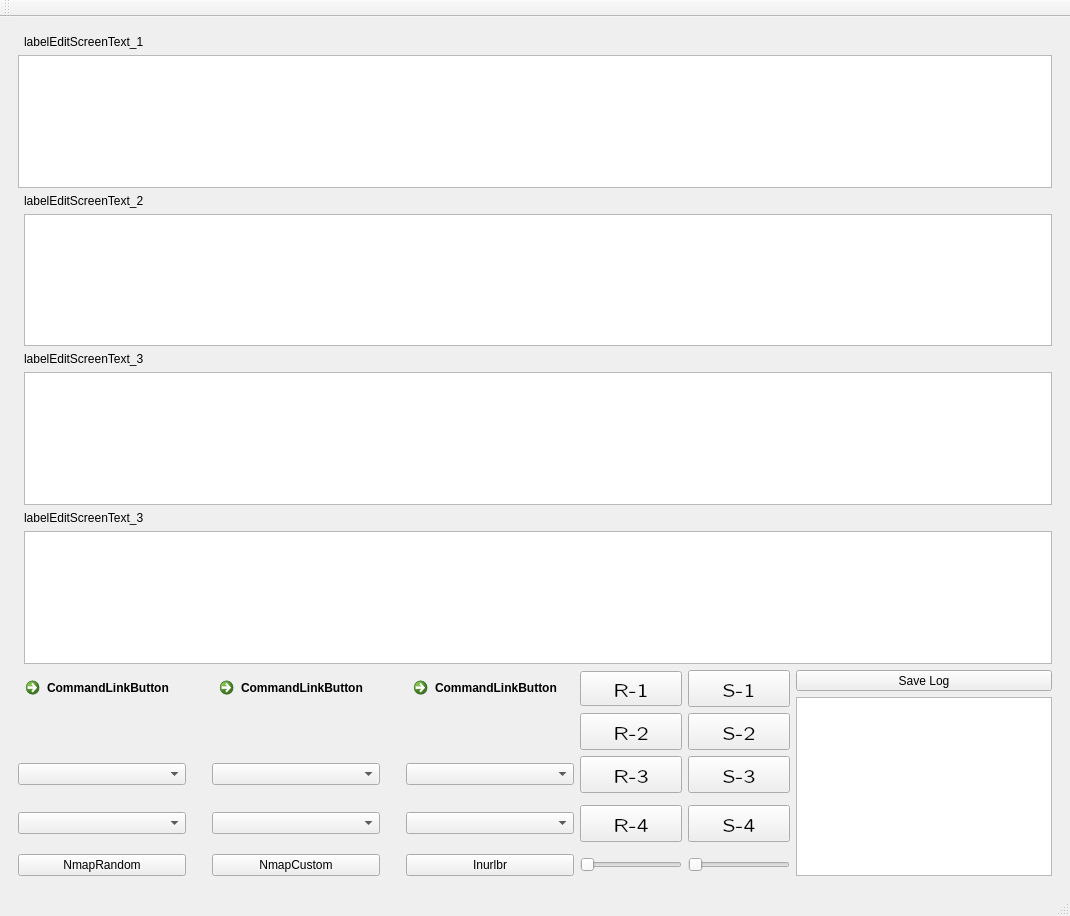
<?xml version="1.0" encoding="UTF-8"?>
<ui version="4.0">
 <class>MainWindow</class>
 <widget class="QMainWindow" name="MainWindow">
  <property name="geometry">
   <rect>
    <x>0</x>
    <y>0</y>
    <width>1070</width>
    <height>916</height>
   </rect>
  </property>
  <property name="windowTitle">
   <string>MainWindow</string>
  </property>
  <widget class="QWidget" name="centralwidget">
   <layout class="QGridLayout" name="gridLayout">
    <item row="0" column="0">
     <widget class="QStackedWidget" name="stackedWidget">
      <property name="currentIndex">
       <number>0</number>
      </property>
      <widget class="QWidget" name="page">
       <layout class="QGridLayout" name="gridLayout_6">
        <item row="0" column="0" colspan="6">
         <layout class="QGridLayout" name="gridLayout_13">
          <item row="0" column="0">
           <layout class="QGridLayout" name="gridLayout_4">
            <item row="8" column="0">
             <layout class="QFormLayout" name="formLayout_3">
              <property name="fieldGrowthPolicy">
               <enum>QFormLayout::AllNonFixedFieldsGrow</enum>
              </property>
              <item row="1" column="1">
               <widget class="QPlainTextEdit" name="plainTextEdit_3"/>
              </item>
              <item row="0" column="1">
               <widget class="QLabel" name="labelEditscreen_3">
                <property name="text">
                 <string>labelEditScreenText_3</string>
                </property>
               </widget>
              </item>
             </layout>
            </item>
            <item row="2" column="0">
             <layout class="QFormLayout" name="formLayout_1">
              <property name="fieldGrowthPolicy">
               <enum>QFormLayout::AllNonFixedFieldsGrow</enum>
              </property>
              <item row="2" column="0" colspan="2">
               <widget class="QPlainTextEdit" name="plainTextEdit_1"/>
              </item>
              <item row="1" column="1">
               <widget class="QLabel" name="labelEditscreen_1">
                <property name="text">
                 <string>labelEditScreenText_1</string>
                </property>
               </widget>
              </item>
             </layout>
            </item>
            <item row="11" column="0">
             <layout class="QFormLayout" name="formLayout_4">
              <property name="fieldGrowthPolicy">
               <enum>QFormLayout::AllNonFixedFieldsGrow</enum>
              </property>
              <item row="0" column="1">
               <widget class="QLabel" name="labelEditscreen_4">
                <property name="text">
                 <string>labelEditScreenText_3</string>
                </property>
               </widget>
              </item>
              <item row="1" column="1">
               <widget class="QPlainTextEdit" name="plainTextEdit_4"/>
              </item>
             </layout>
            </item>
            <item row="5" column="0">
             <layout class="QFormLayout" name="formLayout_2">
              <property name="fieldGrowthPolicy">
               <enum>QFormLayout::AllNonFixedFieldsGrow</enum>
              </property>
              <item row="0" column="1">
               <widget class="QLabel" name="labelEditscreen_2">
                <property name="text">
                 <string>labelEditScreenText_2</string>
                </property>
               </widget>
              </item>
              <item row="1" column="1">
               <widget class="QPlainTextEdit" name="plainTextEdit_2"/>
              </item>
             </layout>
            </item>
           </layout>
          </item>
         </layout>
        </item>
        <item row="1" column="0">
         <layout class="QGridLayout" name="gridLayout_12">
          <item row="1" column="0">
           <widget class="QCommandLinkButton" name="commandLinkButton">
            <property name="text">
             <string>CommandLinkButton</string>
            </property>
           </widget>
          </item>
          <item row="7" column="2">
           <widget class="QPushButton" name="pushButton_2">
            <property name="text">
             <string>NmapCustom</string>
            </property>
           </widget>
          </item>
          <item row="7" column="4">
           <widget class="QPushButton" name="pushButton_3">
            <property name="text">
             <string>Inurlbr</string>
            </property>
           </widget>
          </item>
          <item row="5" column="6">
           <widget class="QToolButton" name="SaveButtonText_4">
            <property name="sizePolicy">
             <sizepolicy hsizetype="Expanding" vsizetype="Fixed">
              <horstretch>0</horstretch>
              <verstretch>0</verstretch>
             </sizepolicy>
            </property>
            <property name="font">
             <font>
              <family>Latin Modern Sans Quotation</family>
              <pointsize>14</pointsize>
              <weight>50</weight>
              <italic>false</italic>
              <bold>false</bold>
             </font>
            </property>
            <property name="cursor">
             <cursorShape>PointingHandCursor</cursorShape>
            </property>
            <property name="styleSheet">
             <string notr="true">padding: 2px;
font: 14pt &quot;Latin Modern Sans Quotation&quot;;</string>
            </property>
            <property name="text">
             <string>S-4</string>
            </property>
           </widget>
          </item>
          <item row="3" column="5">
           <widget class="QToolButton" name="refreshButtonEditbox_3">
            <property name="sizePolicy">
             <sizepolicy hsizetype="Expanding" vsizetype="Fixed">
              <horstretch>0</horstretch>
              <verstretch>0</verstretch>
             </sizepolicy>
            </property>
            <property name="font">
             <font>
              <family>Latin Modern Sans Quotation</family>
              <pointsize>14</pointsize>
              <weight>50</weight>
              <italic>false</italic>
              <bold>false</bold>
             </font>
            </property>
            <property name="styleSheet">
             <string notr="true">padding: 2px;
font: 14pt &quot;Latin Modern Sans Quotation&quot;;</string>
            </property>
            <property name="text">
             <string>R-3</string>
            </property>
           </widget>
          </item>
          <item row="1" column="4">
           <widget class="QCommandLinkButton" name="commandLinkButton_3">
            <property name="text">
             <string>CommandLinkButton</string>
            </property>
           </widget>
          </item>
          <item row="1" column="2">
           <widget class="QCommandLinkButton" name="commandLinkButton_2">
            <property name="text">
             <string>CommandLinkButton</string>
            </property>
           </widget>
          </item>
          <item row="2" column="5">
           <widget class="QToolButton" name="refreshButtonEditbox_2">
            <property name="sizePolicy">
             <sizepolicy hsizetype="Expanding" vsizetype="Fixed">
              <horstretch>0</horstretch>
              <verstretch>0</verstretch>
             </sizepolicy>
            </property>
            <property name="font">
             <font>
              <family>Latin Modern Sans Quotation</family>
              <pointsize>14</pointsize>
              <weight>50</weight>
              <italic>false</italic>
              <bold>false</bold>
             </font>
            </property>
            <property name="styleSheet">
             <string notr="true">padding: 2px;
font: 14pt &quot;Latin Modern Sans Quotation&quot;;</string>
            </property>
            <property name="text">
             <string>R-2</string>
            </property>
           </widget>
          </item>
          <item row="5" column="2">
           <widget class="QComboBox" name="comboBox_5"/>
          </item>
          <item row="5" column="4">
           <widget class="QComboBox" name="comboBox_6"/>
          </item>
          <item row="3" column="0">
           <widget class="QComboBox" name="comboBox"/>
          </item>
          <item row="3" column="2">
           <widget class="QComboBox" name="comboBox_2"/>
          </item>
          <item row="5" column="0">
           <widget class="QComboBox" name="comboBox_4"/>
          </item>
          <item row="3" column="4">
           <widget class="QComboBox" name="comboBox_3"/>
          </item>
          <item row="1" column="3" rowspan="7">
           <spacer name="verticalSpacer_3">
            <property name="orientation">
             <enum>Qt::Vertical</enum>
            </property>
            <property name="sizeHint" stdset="0">
             <size>
              <width>20</width>
              <height>40</height>
             </size>
            </property>
           </spacer>
          </item>
          <item row="1" column="1" rowspan="7">
           <spacer name="verticalSpacer_2">
            <property name="orientation">
             <enum>Qt::Vertical</enum>
            </property>
            <property name="sizeHint" stdset="0">
             <size>
              <width>20</width>
              <height>40</height>
             </size>
            </property>
           </spacer>
          </item>
          <item row="7" column="0">
           <widget class="QPushButton" name="pushButton_1">
            <property name="text">
             <string>NmapRandom</string>
            </property>
           </widget>
          </item>
          <item row="2" column="6">
           <widget class="QToolButton" name="SaveButtonText_2">
            <property name="sizePolicy">
             <sizepolicy hsizetype="Expanding" vsizetype="Fixed">
              <horstretch>0</horstretch>
              <verstretch>0</verstretch>
             </sizepolicy>
            </property>
            <property name="font">
             <font>
              <family>Latin Modern Sans Quotation</family>
              <pointsize>14</pointsize>
              <weight>50</weight>
              <italic>false</italic>
              <bold>false</bold>
             </font>
            </property>
            <property name="cursor">
             <cursorShape>PointingHandCursor</cursorShape>
            </property>
            <property name="styleSheet">
             <string notr="true">padding: 2px;
font: 14pt &quot;Latin Modern Sans Quotation&quot;;</string>
            </property>
            <property name="text">
             <string>S-2</string>
            </property>
           </widget>
          </item>
          <item row="3" column="6">
           <widget class="QToolButton" name="SaveButtonText_3">
            <property name="sizePolicy">
             <sizepolicy hsizetype="Expanding" vsizetype="Fixed">
              <horstretch>0</horstretch>
              <verstretch>0</verstretch>
             </sizepolicy>
            </property>
            <property name="font">
             <font>
              <family>Latin Modern Sans Quotation</family>
              <pointsize>14</pointsize>
              <weight>50</weight>
              <italic>false</italic>
              <bold>false</bold>
             </font>
            </property>
            <property name="cursor">
             <cursorShape>PointingHandCursor</cursorShape>
            </property>
            <property name="styleSheet">
             <string notr="true">padding: 2px;
font: 14pt &quot;Latin Modern Sans Quotation&quot;;</string>
            </property>
            <property name="text">
             <string>S-3</string>
            </property>
           </widget>
          </item>
          <item row="5" column="5">
           <widget class="QToolButton" name="refreshButtonEditbox_4">
            <property name="sizePolicy">
             <sizepolicy hsizetype="Expanding" vsizetype="Fixed">
              <horstretch>0</horstretch>
              <verstretch>0</verstretch>
             </sizepolicy>
            </property>
            <property name="font">
             <font>
              <family>Latin Modern Sans Quotation</family>
              <pointsize>14</pointsize>
              <weight>50</weight>
              <italic>false</italic>
              <bold>false</bold>
             </font>
            </property>
            <property name="styleSheet">
             <string notr="true">padding: 2px;
font: 14pt &quot;Latin Modern Sans Quotation&quot;;</string>
            </property>
            <property name="text">
             <string>R-4</string>
            </property>
           </widget>
          </item>
          <item row="1" column="5">
           <widget class="QToolButton" name="refreshButtonEditbox_1">
            <property name="sizePolicy">
             <sizepolicy hsizetype="Expanding" vsizetype="Fixed">
              <horstretch>0</horstretch>
              <verstretch>0</verstretch>
             </sizepolicy>
            </property>
            <property name="font">
             <font>
              <family>Latin Modern Sans Quotation</family>
              <pointsize>14</pointsize>
              <weight>50</weight>
              <italic>false</italic>
              <bold>false</bold>
             </font>
            </property>
            <property name="text">
             <string>R-1</string>
            </property>
           </widget>
          </item>
          <item row="1" column="6">
           <widget class="QToolButton" name="SaveButtonText_1">
            <property name="sizePolicy">
             <sizepolicy hsizetype="Expanding" vsizetype="Fixed">
              <horstretch>0</horstretch>
              <verstretch>0</verstretch>
             </sizepolicy>
            </property>
            <property name="font">
             <font>
              <family>Latin Modern Sans Quotation</family>
              <pointsize>14</pointsize>
              <weight>50</weight>
              <italic>false</italic>
              <bold>false</bold>
             </font>
            </property>
            <property name="cursor">
             <cursorShape>PointingHandCursor</cursorShape>
            </property>
            <property name="styleSheet">
             <string notr="true">padding: 2px;
font: 14pt &quot;Latin Modern Sans Quotation&quot;;</string>
            </property>
            <property name="text">
             <string>S-1</string>
            </property>
           </widget>
          </item>
          <item row="7" column="5">
           <widget class="QSlider" name="horizontalSlider_Nmap_Random">
            <property name="orientation">
             <enum>Qt::Horizontal</enum>
            </property>
           </widget>
          </item>
          <item row="7" column="6">
           <widget class="QSlider" name="horizontalSlider_Inurlbr_Pages">
            <property name="orientation">
             <enum>Qt::Horizontal</enum>
            </property>
           </widget>
          </item>
         </layout>
        </item>
        <item row="1" column="1" colspan="5">
         <layout class="QFormLayout" name="formLayout_9">
          <item row="3" column="0" colspan="2">
           <widget class="QListWidget" name="listWidget"/>
          </item>
          <item row="2" column="0" colspan="2">
           <widget class="QToolButton" name="listWidget_Save">
            <property name="sizePolicy">
             <sizepolicy hsizetype="MinimumExpanding" vsizetype="Fixed">
              <horstretch>0</horstretch>
              <verstretch>0</verstretch>
             </sizepolicy>
            </property>
            <property name="text">
             <string>Save Log</string>
            </property>
           </widget>
          </item>
         </layout>
        </item>
       </layout>
      </widget>
      <widget class="QWidget" name="page_2">
       <layout class="QGridLayout" name="gridLayout_2">
        <item row="1" column="0">
         <layout class="QGridLayout" name="gridLayout_3">
          <item row="0" column="0">
           <layout class="QGridLayout" name="gridLayout_10">
            <item row="8" column="0">
             <layout class="QFormLayout" name="formLayout_5">
              <property name="fieldGrowthPolicy">
               <enum>QFormLayout::AllNonFixedFieldsGrow</enum>
              </property>
              <item row="1" column="1">
               <widget class="QPlainTextEdit" name="plainTextEdit_5"/>
              </item>
              <item row="0" column="1">
               <widget class="QLabel" name="labelEditscreen_5">
                <property name="text">
                 <string>labelEditScreenText_3</string>
                </property>
               </widget>
              </item>
             </layout>
            </item>
            <item row="2" column="0">
             <layout class="QFormLayout" name="formLayout_6">
              <property name="fieldGrowthPolicy">
               <enum>QFormLayout::AllNonFixedFieldsGrow</enum>
              </property>
              <item row="1" column="0">
               <widget class="QLabel" name="labelEditscreen_6">
                <property name="text">
                 <string>labelEditScreenText_1</string>
                </property>
               </widget>
              </item>
              <item row="2" column="0" colspan="2">
               <widget class="QPlainTextEdit" name="plainTextEdit_6"/>
              </item>
             </layout>
            </item>
            <item row="11" column="0">
             <layout class="QFormLayout" name="formLayout_7">
              <property name="fieldGrowthPolicy">
               <enum>QFormLayout::AllNonFixedFieldsGrow</enum>
              </property>
              <item row="0" column="1">
               <widget class="QLabel" name="labelEditscreen_7">
                <property name="text">
                 <string>labelEditScreenText_3</string>
                </property>
               </widget>
              </item>
              <item row="1" column="1">
               <widget class="QPlainTextEdit" name="plainTextEdit_7"/>
              </item>
             </layout>
            </item>
            <item row="5" column="0">
             <layout class="QFormLayout" name="formLayout_8">
              <property name="fieldGrowthPolicy">
               <enum>QFormLayout::AllNonFixedFieldsGrow</enum>
              </property>
              <item row="0" column="1">
               <widget class="QLabel" name="labelEditscreen_8">
                <property name="text">
                 <string>labelEditScreenText_2</string>
                </property>
               </widget>
              </item>
              <item row="1" column="1">
               <widget class="QPlainTextEdit" name="plainTextEdit_8"/>
              </item>
             </layout>
            </item>
           </layout>
          </item>
         </layout>
        </item>
       </layout>
      </widget>
      <widget class="QWidget" name="page_3">
       <layout class="QGridLayout" name="gridLayout_11">
        <item row="0" column="0">
         <layout class="QGridLayout" name="gridLayout_5">
          <item row="1" column="1">
           <layout class="QGridLayout" name="gridLayout_7">
            <item row="0" column="4">
             <layout class="QHBoxLayout" name="horizontalLayout_4"/>
            </item>
           </layout>
          </item>
         </layout>
        </item>
       </layout>
      </widget>
      <widget class="QWidget" name="page_4"/>
     </widget>
    </item>
   </layout>
  </widget>
  <widget class="QMenuBar" name="menubar">
   <property name="geometry">
    <rect>
     <x>0</x>
     <y>0</y>
     <width>1070</width>
     <height>26</height>
    </rect>
   </property>
  </widget>
  <widget class="QStatusBar" name="statusbar"/>
  <widget class="QToolBar" name="toolBar">
   <property name="windowTitle">
    <string>toolBar</string>
   </property>
   <attribute name="toolBarArea">
    <enum>TopToolBarArea</enum>
   </attribute>
   <attribute name="toolBarBreak">
    <bool>false</bool>
   </attribute>
  </widget>
 </widget>
 <resources/>
 <connections/>
</ui>
